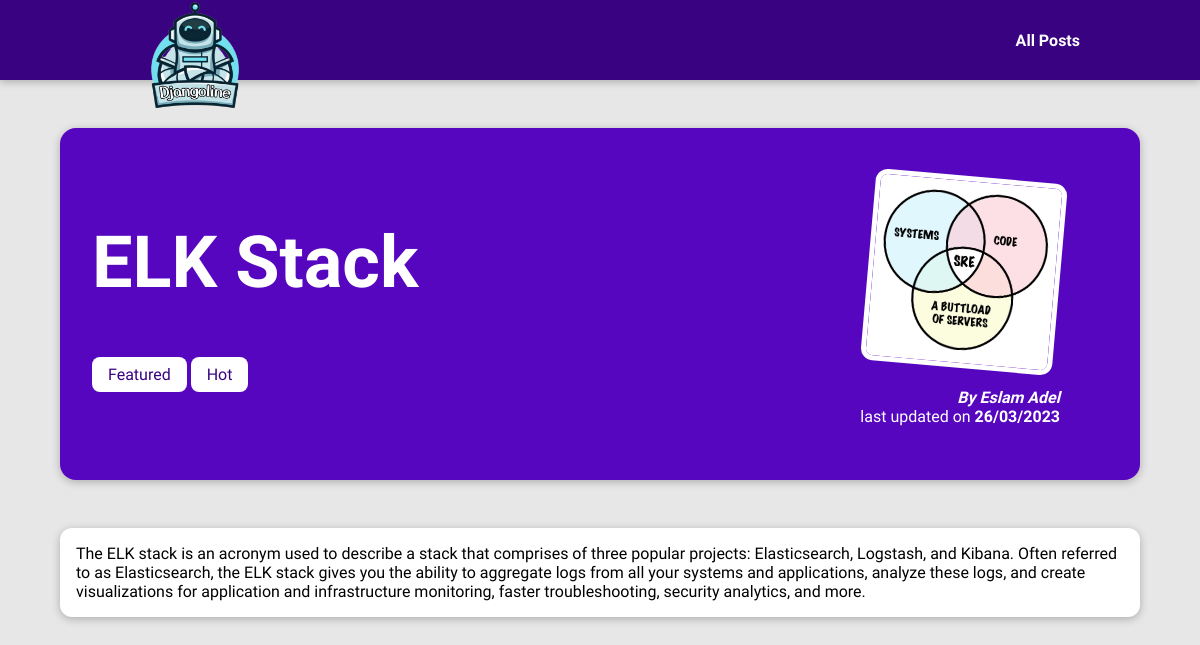
Page /posts/elk-stack on the committed database.
### blog/models.py (models this page shows, shortened)
class Post(models.Model):
    title = models.CharField(max_length=100)
    image_name = models.CharField(max_length=100)
    date = models.DateField(auto_now_add=True)
    content = models.TextField(validators=[MinValueValidator("10")])
    slug = models.SlugField(unique=True) # db_index=True auto set
    excerpt = models.CharField(max_length=200)
    author = models.ForeignKey(Author, on_delete=models.SET_NULL, null=True, related_name="posts")
    tags = models.ManyToManyField(Tag)

class Tag(models.Model):
    captions = models.CharField(max_length=20)

class Author(models.Model):
    first_name = models.CharField(max_length=100)
    last_name = models.CharField(max_length=100)
    email_address = models.EmailField()
    def full_name(self):
        return f"{self.first_name} {self.last_name}"
    def __str__(self):
        return self.full_name()

### blog/views.py (the view)
# urls.py: path("posts/<slug:slug>", views.post_details, name="post_details"), # /posts/post_title (slug transformer)
def post_details(request, slug):
  identified_post = get_object_or_404(Post, slug=slug) # Post.objects.get(slug=slug)
  return render(request, "blog/post-details.html", {
    "post": identified_post,
    "post_tags": identified_post.tags.all()
  })

### blog/templates/blog/post-details.html (shortened to what this page needs)
{% extends 'base.html' %}
{% load static %}
{% block css %}
  <link rel='stylesheet' href='{% static 'blog/post-details.css' %}'>
{% endblock  %}
{% block body %}
  <section id="summary">
    <h2>{{ post.title }}</h2>
    <div>
      {% for tag in post_tags %}
        <span class="tag">{{ tag.captions }}</span>
      {% endfor %}
    </div>
    <article>
      <img src='{% static 'blog/images/'|add:post.image_name %}' alt='{{ post.title }}'>
      <address>By <a href='mailto:{{ post.author.email_address }}'>{{ post.author }}</a></address>
      <div>
        last updated on <time>{{ post.date|date:"d/m/Y" }}</time>
      </div>
    </article>
  </section>
  <main>
    {{ post.content }}
  </main>
{% endblock  %}

### static/app.css (style rules this page uses)
* { box-sizing: border-box; }
html { font-family: 'Yusei Magic', sans-serif; }
body { margin: 0; }
h1, h2, h3 { font-family: 'Yusei Magic', sans-serif; font-weight: bold; }

### blog/static/blog/post-details.css (style rules this page uses)
body { background-color: #e7e7e7; }
#summary { margin: 8rem auto 3rem auto; padding: 2rem; width: 90%; max-width: 90rem; border-radius: 16px; background-color: #5706c0; position: relative; box-shadow: 0 2px 8px rgba(0, 0, 0, 0.25); height: 22rem; }
#summary h2 { color: white; font-size: 4.5rem; margin-bottom: 0.25; }
#summary article { position: absolute; top: 2rem; right: 3rem; padding: 1rem 2rem; border-radius: 12px; text-align: right; color: white; }
#summary article img { width: 12rem; height: 12rem; border-radius: 12px; transform: rotateZ(5deg); border: 5px solid white; margin-bottom: 1rem; }
#summary address { font-weight: bold; }
#summary time { font-weight: bold; }
#summary a { color: white; text-decoration: none; }
main { width: 90%; max-width: 90rem; margin: 3rem auto; background-color: white; padding: 1rem; border-radius: 12px; box-shadow: 0 2px 8px rgba(0, 0, 0, 0.25); }
.tag { background-color: white; color:#390281; padding: 0.5rem 1rem; border-radius: 8px; }

### rows in the picture
Post: title "ELK Stack", image_name (picture), author "Eslam Adel", date "26/03/2023", content "The ELK stack is an acronym used to describe a stack that comprises of three popular projects: Elasticsearch, Logstash, and Kibana. Often referred to as Elasticsearch, the ELK stack gives you the ability to aggregate logs from all your systems and applications, analyze these logs, and create visualizations for application and infrastructure monitoring, faster troubleshooting, security analytics, and more."
Tag: captions "Featured"
Tag: captions "Hot"
